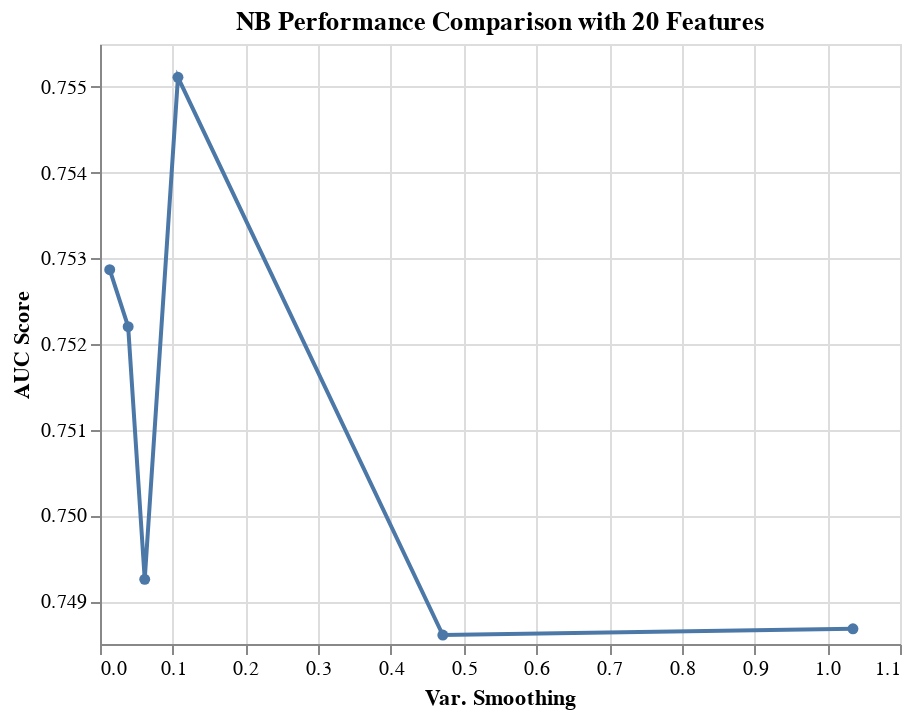

The code cell stored with this chart in its notebook:
### Code cell
results_NB_20_features = results_NB[results_NB['rfi_fs__n_features_'] == 20.0]

alt.Chart(results_NB_20_features, 
          title='NB Performance Comparison with 20 Features'
         ).mark_line(point=True).encode(
    alt.X('nb__var_smoothing', title='Var. Smoothing'),
    alt.Y('mean_score', title='AUC Score', scale=alt.Scale(zero=False))
)

### Figure 1 — Vega-Lite specification as saved in the notebook (floating-point values rounded to 4 significant figures)
{"config": {"view": {"continuousWidth": 400, "continuousHeight": 300}}, "data": {"name": "data-d152df8c23301f476b77a802c02e0823"}, "mark": {"type": "line", "point": true}, "encoding": {"x": {"type": "quantitative", "field": "nb__var_smoothing", "title": "Var. Smoothing"}, "y": {"type": "quantitative", "field": "mean_score", "scale": {"zero": false}, "title": "AUC Score"}}, "title": "NB Performance Comparison with 20 Features", "$schema": "https://vega.github.io/schema/vega-lite/v4.0.2.json", "datasets": {"data-d152df8c23301f476b77a802c02e0823": [{"mean_score": 0.7551, "std_score": 0.01975, "max_score": 0.7805, "min_score": 0.7246, "rfi_fs__n_features_": 20.0, "nb__var_smoothing": 0.1072}, {"mean_score": 0.7529, "std_score": 0.0158, "max_score": 0.769, "min_score": 0.7236, "rfi_fs__n_features_": 20.0, "nb__var_smoothing": 0.01335}, {"mean_score": 0.7522, "std_score": 0.01453, "max_score": 0.7645, "min_score": 0.7243, "rfi_fs__n_features_": 20.0, "nb__var_smoothing": 0.03872}, {"mean_score": 0.7493, "std_score": 0.01263, "max_score": 0.7633, "min_score": 0.7266, "rfi_fs__n_features_": 20.0, "nb__var_smoothing": 0.06151}, {"mean_score": 0.7487, "std_score": 0.0157, "max_score": 0.769, "min_score": 0.7224, "rfi_fs__n_features_": 20.0, "nb__var_smoothing": 1.035}, {"mean_score": 0.7486, "std_score": 0.01694, "max_score": 0.7727, "min_score": 0.7219, "rfi_fs__n_features_": 20.0, "nb__var_smoothing": 0.4714}]}}
